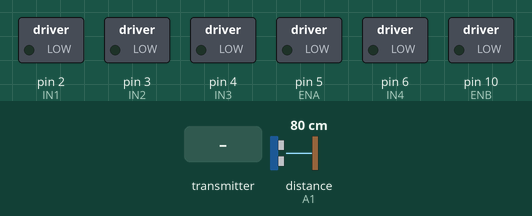
This sketch was run on a simulated Arduino Uno, built with avr-gcc and run on an emulated ATmega328P. Shown: switched loads named in the sketch (green lamp = pin HIGH). Wiring (inferred from the names in the program): ultrasonic range finder: trigger A0; echo A1. The test bench sets the inputs (shaded band); at power-on: distance to the obstacle (sensor on A1) 80 cm. The echo pulse lasts 58.3 µs per cm; no radio packets arrive unless stated; pins used as bus, display or sensor lines are not drawn.

Above: at 1.2 s.
1.3 s: the transmitter starts sending speed = 64
At 2.5 s:
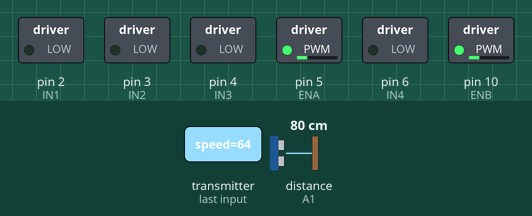
2.8 s: the transmitter starts sending speed = 128
At 3.7 s:
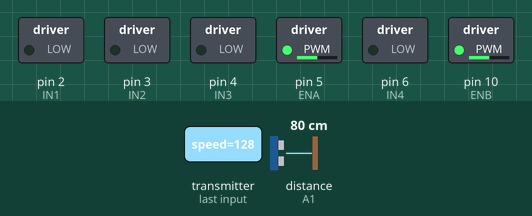
4.3 s: the transmitter starts sending speed = 255
At 4.9 s:
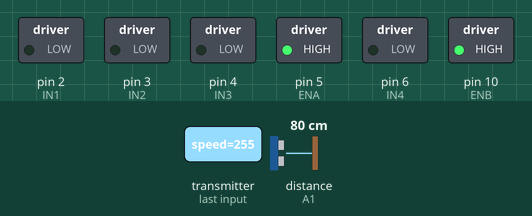
Timing chart, 0 to 7.3 s (numbered marks = the images above; inputs shaded):
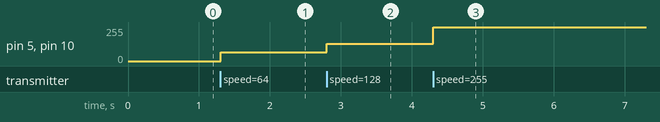

Measured:
- after the input at 1.3 s, pin 5 (ENA), pin 10 (ENB): 0/255 → 64/255 at once
- after the input at 2.8 s, pin 5 (ENA), pin 10 (ENB): 64/255 → 128/255 at once
- after the input at 4.3 s, pin 5 (ENA), pin 10 (ENB): 128/255 → 255/255 at once

The sketch:

Rover_Brain.ino
```cpp
#include <SPI.h>
#include <nRF24L01.h>
#include <RF24.h>

// Hardware Pins
#define CE_PIN 9
#define CSN_PIN 8

// L298N Motor Driver Pins
#define IN1 2
#define IN2 3
#define IN3 4
#define IN4 6
#define ENA 5
#define ENB 10

// Front HC-SR04 Pins
#define TRIG_FRONT A0
#define ECHO_FRONT A1

RF24 radio(CE_PIN, CSN_PIN);
const byte address[6] = "00001";
const int SAFE_DISTANCE_CM = 15;

struct Data_Package {
  char direction;
  byte speed;
};
Data_Package data = {'S', 0}; // safe STOP state

void setup() {
  pinMode(IN1, OUTPUT); pinMode(IN2, OUTPUT);
  pinMode(IN3, OUTPUT); pinMode(IN4, OUTPUT);
  pinMode(ENA, OUTPUT); pinMode(ENB, OUTPUT);

  pinMode(TRIG_FRONT, OUTPUT);
  pinMode(ECHO_FRONT, INPUT);

  radio.begin();
  radio.openReadingPipe(0, address);
  radio.setPALevel(RF24_PA_LOW);
  radio.startListening();
}

void loop() {
  // Front Sensor
  int frontDist = getDistance(TRIG_FRONT, ECHO_FRONT);

  if (radio.available()) {
    radio.read(&data, sizeof(Data_Package));
  }

  if (data.direction == 'F' && frontDist > 0 && frontDist < SAFE_DISTANCE_CM) {
    data.direction = 'S';
    data.speed = 0;
  }

  executeMotorCommand(data.direction, data.speed);
}

int getDistance(int trigPin, int echoPin) {
  digitalWrite(trigPin, LOW); delayMicroseconds(2);
  digitalWrite(trigPin, HIGH); delayMicroseconds(10);
  digitalWrite(trigPin, LOW);

  long duration = pulseIn(echoPin, HIGH, 15000);
  if (duration == 0) return 999;
  return duration * 0.034 / 2;
}

void executeMotorCommand(char dir, byte spd) {
  analogWrite(ENA, spd);
  analogWrite(ENB, spd);

  switch (dir) {
    case 'F': digitalWrite(IN1, HIGH); digitalWrite(IN2, LOW); digitalWrite(IN3, HIGH); digitalWrite(IN4, LOW); break;
    case 'B': digitalWrite(IN1, LOW); digitalWrite(IN2, HIGH); digitalWrite(IN3, LOW); digitalWrite(IN4, HIGH); break;
    case 'L': digitalWrite(IN1, LOW); digitalWrite(IN2, HIGH); digitalWrite(IN3, HIGH); digitalWrite(IN4, LOW); break;
    case 'R': digitalWrite(IN1, HIGH); digitalWrite(IN2, LOW); digitalWrite(IN3, LOW); digitalWrite(IN4, HIGH); break;
    case 'S': default: digitalWrite(IN1, LOW); digitalWrite(IN2, LOW); digitalWrite(IN3, LOW); digitalWrite(IN4, LOW); break;
  }
}
```
